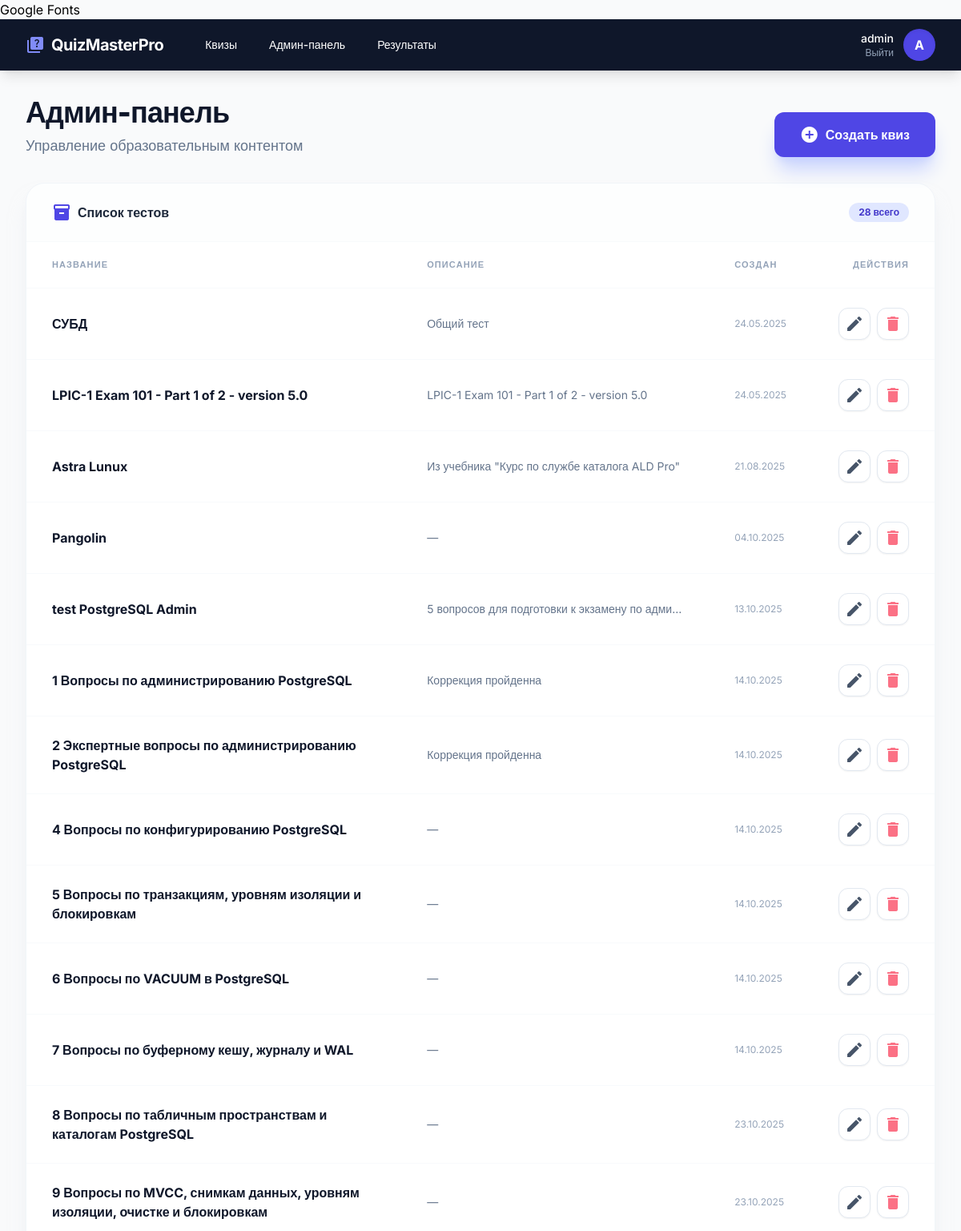
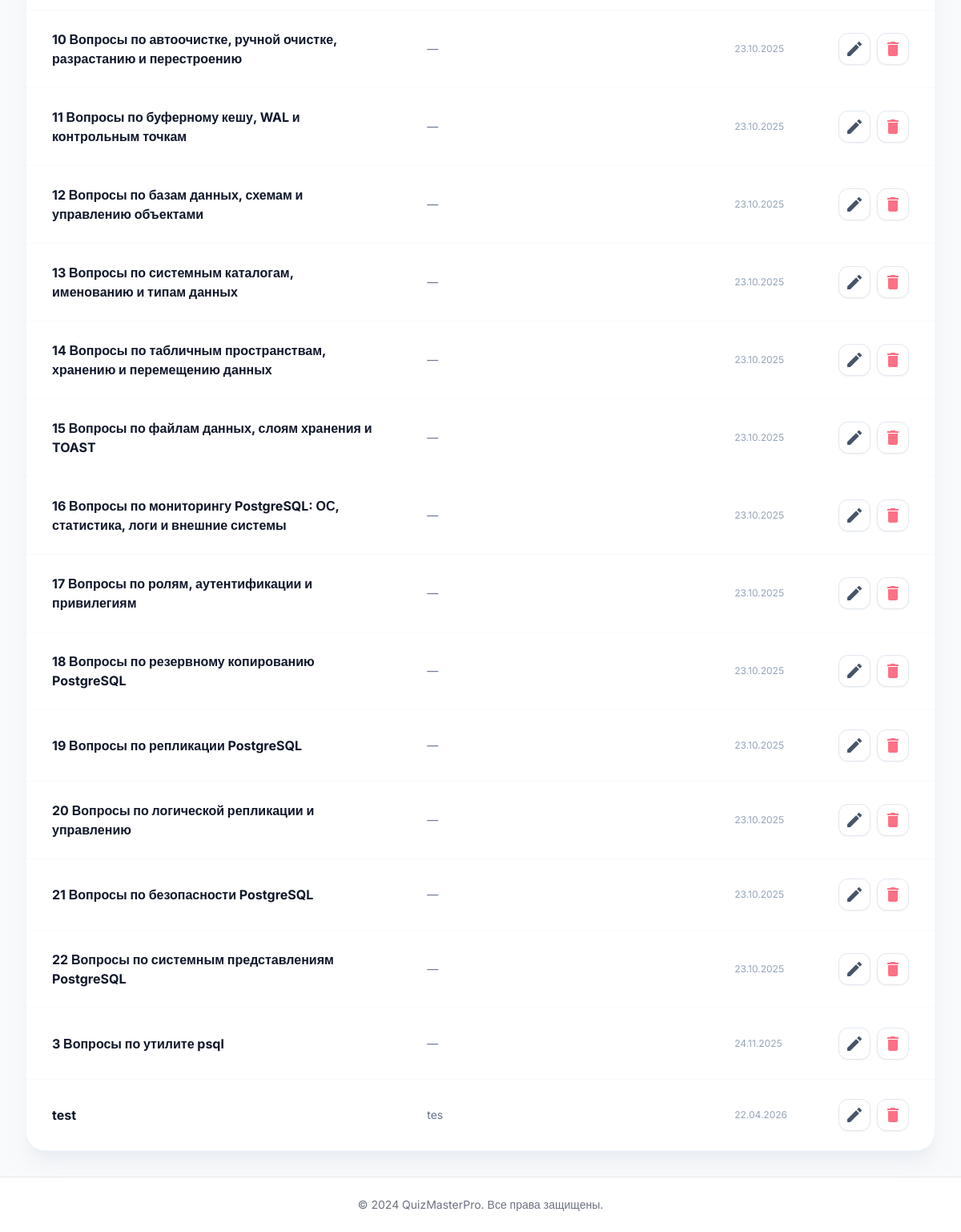
The page /admin (signed in) on the database its author committed (2 pictures, top to bottom).
### app/models.py (models this page shows, shortened)
class User(db.Model, UserMixin):
    id = db.Column(db.Integer, primary_key=True)
    username = db.Column(db.String(64), index=True, unique=True)
    password_hash = db.Column(db.String(128))
    is_admin = db.Column(db.Boolean, default=False)
    created_at = db.Column(db.DateTime, default=datetime.utcnow)

class Quiz(db.Model):
    id = db.Column(db.Integer, primary_key=True)
    title = db.Column(db.String(128), nullable=False)
    description = db.Column(db.Text)
    created_at = db.Column(db.DateTime, default=datetime.utcnow)
    created_by = db.Column(db.Integer, db.ForeignKey('user.id'))
    is_active = db.Column(db.Boolean, default=True)
    questions = db.relationship('Question', backref='quiz', lazy='dynamic', cascade='all, delete-orphan')

### app/routes/admin_routes.py (the view)
@admin_bp.route('/admin')
@admin_required
def dashboard():
    quizzes = Quiz.query.all()
    logger.info(f'Admin {current_user.username} accessed admin dashboard')
    return render_template('admin/dashboard.html', quizzes=quizzes)

### app/__init__.py (called while the page is built)
def create_app():
    app = Flask(__name__)
    app.config.from_object(Config)
    db.init_app(app)
    login_manager.init_app(app)
    login_manager.login_view = 'auth.login'
    from app.routes.main import main_bp
    from app.routes.auth_routes import auth_bp
    from app.routes.quiz_routes import quiz_bp
    from app.routes.admin_routes import admin_bp
    app.register_blueprint(main_bp)
    app.register_blueprint(auth_bp, url_prefix='/auth')
    app.register_blueprint(quiz_bp, url_prefix='/quizzes')
    app.register_blueprint(admin_bp)
    @login_manager.user_loader
    def load_user(user_id):
        from app.models import User
        return User.query.get(int(user_id))
    return app

### app/routes/admin_routes.py (called while the page is built)
def admin_required(f):
    @wraps(f)
    def decorated_function(*args, **kwargs):
        if not current_user.is_authenticated or not current_user.is_admin:
            logger.warning(f'Unauthorized access attempt by {current_user.username if current_user.is_authenticated else "anonymous"} to admin route')
            flash('Access denied. Admin privileges required.', 'error')
            return redirect(url_for('auth.login'))
        return f(*args, **kwargs)
    return decorated_function

### app/templates/admin/dashboard.html (shortened to what this page needs)
{% extends "base.html" %}
{% block content %}
<div class="space-y-8">
    <div class="flex flex-col md:flex-row md:items-end justify-between gap-6">
        <div>
            <h1 class="text-4xl font-black text-slate-900 tracking-tight">Админ-панель</h1>
            <p class="text-slate-500 mt-2 text-lg">Управление образовательным контентом</p>
        </div>
        <a href="{{ url_for('admin.create_quiz') }}"
           class="inline-flex items-center px-8 py-4 bg-indigo-600 hover:bg-indigo-700 text-white font-bold rounded-xl transition-all shadow-xl shadow-indigo-200 hover:-translate-y-0.5 active:scale-95">
            <span class="material-icons mr-2">add_circle</span>
            Создать квиз
        </a>
    </div>
    <div class="bg-white rounded-3xl shadow-xl shadow-slate-200/50 border border-slate-100 overflow-hidden">
        <div class="px-8 py-6 border-b border-slate-50 bg-slate-50/30 flex items-center justify-between">
            <h3 class="font-bold text-slate-800 flex items-center">
                <span class="material-icons text-indigo-600 mr-2">inventory_2</span>
                Список тестов
            </h3>
            <span class="px-3 py-1 bg-indigo-100 text-indigo-700 text-xs font-bold rounded-full">
                {{ quizzes|length }} всего
            </span>
        </div>
        {% if quizzes %}
            <div class="overflow-x-auto">
                <table class="w-full text-left border-collapse">
                    <thead>
                        <tr class="text-slate-400 text-[11px] uppercase tracking-widest font-bold">
                            <th class="px-8 py-5 border-b border-slate-50">Название</th>
                            <th class="px-8 py-5 border-b border-slate-50">Описание</th>
                            <th class="px-8 py-5 border-b border-slate-50">Создан</th>
                            <th class="px-8 py-5 border-b border-slate-50 text-right">Действия</th>
                        </tr>
                    </thead>
                    <tbody class="divide-y divide-slate-50">
                        {% for quiz in quizzes %}
                        <tr class="hover:bg-slate-50/50 transition-colors">
                            <td class="px-8 py-6">
                                <div class="font-bold text-slate-900">{{ quiz.title }}</div>
                            </td>
                            <td class="px-8 py-6">
                                <div class="text-slate-500 text-sm max-w-xs truncate">{{ quiz.description or '—' }}</div>
                            </td>
                            <td class="px-8 py-6 whitespace-nowrap">
                                <div class="text-slate-400 text-xs">{{ quiz.created_at.strftime('%d.%m.%Y') }}</div>
                            </td>
                            <td class="px-8 py-6 text-right whitespace-nowrap">
                                <div class="flex justify-end space-x-2">
                                    <a href="{{ url_for('admin.edit_quiz', quiz_id=quiz.id) }}"
                                       title="Изменить"
                                       class="w-10 h-10 flex items-center justify-center bg-white border border-slate-200 text-slate-600 hover:border-indigo-600 hover:text-indigo-600 rounded-xl transition-all shadow-sm">
                                        <span class="material-icons text-sm">edit</span>
                                    </a>
                                    <button onclick="deleteQuiz({{ quiz.id }})"
                                            title="Удалить"
                                            class="w-10 h-10 flex items-center justify-center bg-white border border-slate-200 text-rose-400 hover:border-rose-600 hover:text-rose-600 rounded-xl transition-all shadow-sm">
                                        <span class="material-icons text-sm">delete</span>
                                    </button>
                                </div>
                            </td>
                        </tr>
                        {% endfor %}
                    </tbody>
                </table>
            </div>
        {% else %}
            <div class="py-20 text-center">
                <p class="text-slate-400 font-medium">Тестов пока нет. Самое время создать первый!</p>
            </div>
        {% endif %}
    </div>
</div>
{% endblock %}

### app/templates/base.html (shortened to what this page needs)
<!DOCTYPE html>
<html lang="en">
<head>
    <script src="https://cdn.tailwindcss.com"></script>
</head>
<body class="bg-gray-50 min-h-screen flex flex-col">
    <nav class="bg-slate-900 text-white shadow-lg">
        <div class="max-w-7xl mx-auto px-4 sm:px-6 lg:px-8">
            <div class="flex justify-between h-16 items-center">
                <div class="flex items-center">
                    <a href="{{ url_for('main.index') }}" class="flex items-center space-x-2 text-xl font-bold tracking-tight">
                        <span class="material-icons text-indigo-400">quiz</span>
                        <span>QuizMasterPro</span>
                    </a>
                    <div class="hidden md:block ml-10">
                        <div class="flex items-baseline space-x-4">
                            {% if current_user.is_authenticated %}
                                <a href="{{ url_for('quiz.list_quizzes') }}" class="px-3 py-2 rounded-md text-sm font-medium hover:bg-slate-800 transition">Квизы</a>
                                {% if current_user.is_admin %}
                                    <a href="{{ url_for('admin.dashboard') }}" class="px-3 py-2 rounded-md text-sm font-medium hover:bg-slate-800 transition">Админ-панель</a>
                                    <a href="{{ url_for('admin.results_overview') }}" class="px-3 py-2 rounded-md text-sm font-medium hover:bg-slate-800 transition">Результаты</a>
                                {% endif %}
                            {% endif %}
                        </div>
                    </div>
                </div>
                <div class="flex items-center space-x-4">
                    {% if current_user.is_authenticated %}
                        <div class="flex items-center space-x-3">
                            <div class="flex flex-col items-end">
                                <span class="text-sm font-medium">{{ current_user.username }}</span>
                                <a href="{{ url_for('auth.logout') }}" class="text-xs text-slate-400 hover:text-white transition">Выйти</a>
                            </div>
                            <div class="h-10 w-10 rounded-full bg-indigo-600 flex items-center justify-center font-bold text-white shadow-inner">
                                {{ current_user.username[0] | upper }}
                            </div>
                        </div>
                    {% else %}
                        <a href="{{ url_for('auth.login') }}" class="bg-indigo-600 hover:bg-indigo-700 px-6 py-2.5 rounded-xl text-sm font-bold transition-all shadow-lg shadow-indigo-500/30 active:scale-95">Войти</a>
                    {% endif %}
                </div>
            </div>
        </div>
    </nav>
    <main class="flex-grow py-8">
        <div class="max-w-7xl mx-auto px-4 sm:px-6 lg:px-8">
            {% block content %}{% endblock %}
        </div>
    </main>
    <footer class="bg-white border-t py-6 mt-auto">
        <div class="container mx-auto px-4 text-center text-gray-500 text-sm">
            &copy; 2024 QuizMasterPro. Все права защищены.
        </div>
    </footer>
</body>
</html>

### app/templates/base.html (style rules this page uses)
body { font-family: 'Inter', sans-serif; }

### rows shown on the page
User: username "admin", username "A"
Quiz: title "СУБД", description "Общий тест", created_at "24.05.2025"
Quiz: title "LPIC-1 Exam 101 - Part 1 of 2 - version 5.0", description "LPIC-1 Exam 101 - Part 1 of 2 - version 5.0", created_at "24.05.2025"
Quiz: title "Astra Lunux", description "Из учебника \"Курс по службе каталога ALD Pro\"", created_at "21.08.2025"
Quiz: title "Pangolin", description "—", created_at "04.10.2025"
Quiz: title "test PostgreSQL Admin", description "5 вопросов для подготовки к экзамену по адми…", created_at "13.10.2025"
Quiz: title "1 Вопросы по администрированию PostgreSQL", description "Коррекция пройденна", created_at "14.10.2025"
Quiz: title "2 Экспертные вопросы по администрированию PostgreSQL", description "Коррекция пройденна", created_at "14.10.2025"
Quiz: title "4 Вопросы по конфигурированию PostgreSQL", description "—", created_at "14.10.2025"
Quiz: title "5 Вопросы по транзакциям, уровням изоляции и блокировкам", description "—", created_at "14.10.2025"
Quiz: title "6 Вопросы по VACUUM в PostgreSQL", description "—", created_at "14.10.2025"
Quiz: title "7 Вопросы по буферному кешу, журналу и WAL", description "—", created_at "14.10.2025"
Quiz: title "8 Вопросы по табличным пространствам и каталогам PostgreSQL", description "—", created_at "23.10.2025"
Quiz: title "9 Вопросы по MVCC, снимкам данных, уровням изоляции, очистке и блокировкам", description "—", created_at "23.10.2025"
Quiz: title "10 Вопросы по автоочистке, ручной очистке, разрастанию и перестроению", description "—", created_at "23.10.2025"
Quiz: title "11 Вопросы по буферному кешу, WAL и контрольным точкам", description "—", created_at "23.10.2025"
Quiz: title "12 Вопросы по базам данных, схемам и управлению объектами", description "—", created_at "23.10.2025"
Quiz: title "13 Вопросы по системным каталогам, именованию и типам данных", description "—", created_at "23.10.2025"
Quiz: title "14 Вопросы по табличным пространствам, хранению и перемещению данных", description "—", created_at "23.10.2025"
Quiz: title "15 Вопросы по файлам данных, слоям хранения и TOAST", description "—", created_at "23.10.2025"
Quiz: title "16 Вопросы по мониторингу PostgreSQL: ОС, статистика, логи и внешние системы", description "—", created_at "23.10.2025"
Quiz: title "17 Вопросы по ролям, аутентификации и привилегиям", description "—", created_at "23.10.2025"
Quiz: title "18 Вопросы по резервному копированию PostgreSQL", description "—", created_at "23.10.2025"
Quiz: title "19 Вопросы по репликации PostgreSQL", description "—", created_at "23.10.2025"
Quiz: title "20 Вопросы по логической репликации и управлению", description "—", created_at "23.10.2025"
Quiz: title "21 Вопросы по безопасности PostgreSQL", description "—", created_at "23.10.2025"
Quiz: title "22 Вопросы по системным представлениям PostgreSQL", description "—", created_at "23.10.2025"
Quiz: title "3 Вопросы по утилите psql", description "—", created_at "24.11.2025"
Quiz: title "test", description "tes", created_at "22.04.2026"

### other values the page prints
{{ quizzes|length }} "28"
